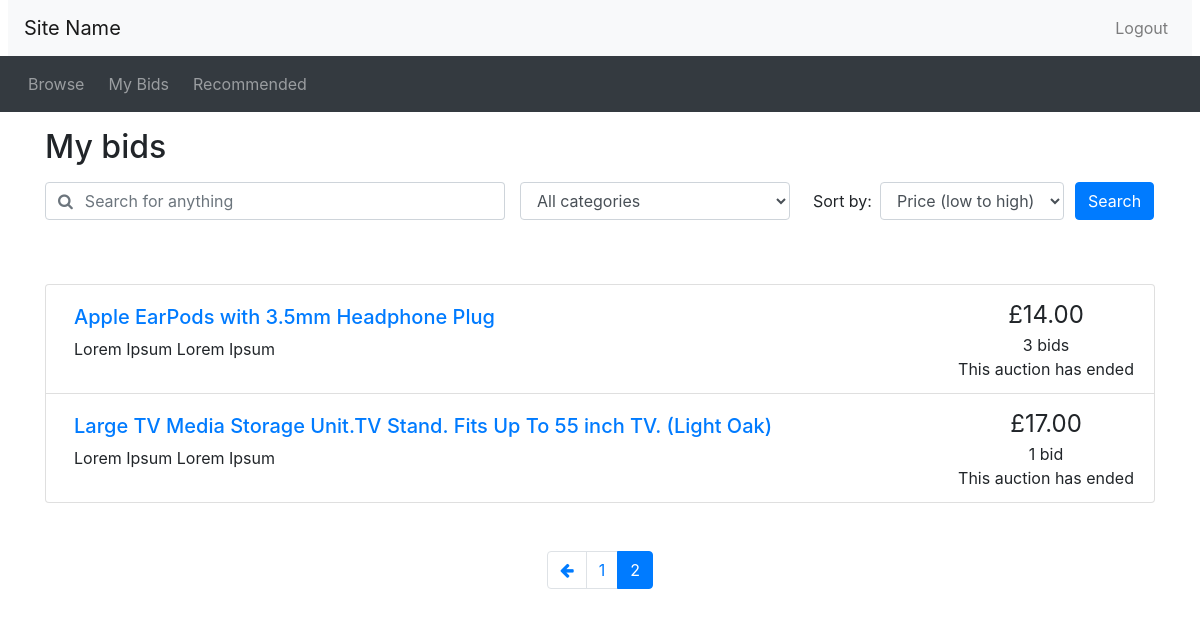
/mybids.php?page=2 (signed in), run on the app's committed database.
### tables this page shows
CREATE TABLE IF NOT EXISTS `listings` (
  `listing_id` int(11) NOT NULL AUTO_INCREMENT,
  `seller_id` int(11) DEFAULT NULL,
  `posttime` datetime NOT NULL,
  `endtime` datetime DEFAULT NULL,
  `itemdescription` text,
  `item_title` text,
  `finished` bit(1) DEFAULT NULL,
  `category` text,
  `reserveprice` decimal(10,2) DEFAULT NULL,
  `startprice` decimal(10,2) DEFAULT NULL,
  PRIMARY KEY (`listing_id`),
  KEY `seller_id` (`seller_id`)
);

### mybids.php (the view, shortened to what this page needs)
<?php include_once("header.php")?>
<?php require("utilities.php")?>
<?php include 'opendb.php'?>
<div class="container">
<h2 class="my-3">My bids</h2>
<div id="searchSpecs">
<form method="get" action="mybids.php">
  <div class="row">
    <div class="col-md-5 pr-0">
      <div class="form-group">
	    <div class="input-group">
          <div class="input-group-prepend">
            <span class="input-group-text bg-transparent pr-0 text-muted">
              <i class="fa fa-search"></i>
            </span>
          </div>
          <input type="text" class="form-control border-left-0" name="keyword" id="keyword" placeholder="Search for anything">
        </div>
      </div>
    </div>
    <div class="col-md-3 pr-0">
      <div class="form-group">
        <select class="form-control" id="cat" name="cat" >
		<option selected value="all">All categories</option>
        </select>
      </div>
    </div>
    <div class="col-md-3 pr-0">
      <div class="form-inline">
        <label class="mx-2" for="order_by">Sort by:</label>
        <select class="form-control" id="order_by" name="order_by">
          <option selected value="pricelow">Price (low to high)</option>
        </select>
      </div>
    </div>
    <div class="col-md-1 px-0">
      <button type="submit" class="btn btn-primary">Search</button>
    </div>
  </div>
</form>
</div>
</div>
<?php
if (isset($_SESSION['account_type']) && $_SESSION['account_type'] == 'buyer')
{
$buyer_userid = $_SESSION['buyer_id'];
  $results_per_page = 5;
	if (!isset($_GET['keyword']))
	{
		 $query = "SELECT listings.listing_id, listings.finished, listings.item_title, listings.itemdescription, MAX(bids.bidprice), listings.startprice, listings.endtime
FROM listings LEFT JOIN bids ON listings.listing_id=bids.listing_id WHERE item_title IS NOT NULL AND buyer_id = $buyer_userid";
	}
}
	if (!isset($_GET['cat']))
	{
		 $query .= " AND category IS NOT NULL";
	}
	if (!isset($_GET['order_by']))
	{
		$query_ordered = $query . " GROUP BY listings.listing_id ORDER BY (CASE
			WHEN listings.finished IS NULL THEN TIMEDIFF(listings.endtime,CURRENT_TIMESTAMP)
			ELSE ADDTIME((TIMEDIFF(CURRENT_TIMESTAMP, listings.endtime)),\"10000:0:0\")
			END) LIMIT $results_per_page";
	}
	$tmp = explode(" ",$query);
	$tmp[1] = "COUNT(DISTINCT listings.listing_id)";
	$tmp[2] = "";
	$tmp[3] = "";
	$tmp[4] = "";
	$tmp[5] = "";
	$tmp[6] = "";
	$tmp[7] = "FROM ";
	$num_query = implode(" ",$tmp);
	$num_result = mysqli_query($connection, $num_query)
			or die('Error making count query');
	$row = mysqli_fetch_array($num_result);
	$num_results = $row[0];
	if ($num_results < 1) {
		$max_page = 1;
	}
	else {
		$max_page = ceil($num_results / $results_per_page);
	}
	if (!isset($_GET['page']))
		{
		$curr_page = 1;
		}
	else
	{
		if ($_GET['page'] == 1)
		{
			$curr_page = 1;
		}
		else
		{
			$curr_page = $_GET['page'];
			$offset = ($curr_page*$results_per_page)-$results_per_page;
			$query_ordered .= " OFFSET $offset";
		}
	}
?>
<div class="container mt-5">
<ul class="list-group">
<?php
	$result = mysqli_query($connection, $query_ordered)
		or die('Error making select users query');
	while ($row = mysqli_fetch_array($result))
	{
		$count_bid_query = "SELECT COUNT(*) FROM bids WHERE listing_id = {$row['listing_id']}";
		$count_bid_result = mysqli_query($connection, $count_bid_query)
			or die('Error making top bid query');
		$bid_count = mysqli_fetch_array($count_bid_result);
		if ($bid_count[0] == 0) {
			print_listing_li($row['listing_id'], $row['item_title'], $row['itemdescription'], $row['startprice'], $bid_count[0], date_create($row['endtime']));
		}
		else {
			print_listing_li($row['listing_id'], $row['item_title'], $row['itemdescription'], $row['MAX(bids.bidprice)'], $bid_count[0], date_create($row['endtime']));
		}
	}
?>
</ul>
<nav aria-label="Search results pages" class="mt-5">
  <ul class="pagination justify-content-center">
<?php
  $querystring = "";
  $high_page_boost = max(3 - $curr_page, 0);
  $low_page_boost = max(2 - ($max_page - $curr_page), 0);
  $low_page = max(1, $curr_page - 2 - $low_page_boost);
  $high_page = min($max_page, $curr_page + 2 + $high_page_boost);
  if ($curr_page != 1) {
    echo('
    <li class="page-item">
      <a class="page-link" href="mybids.php?' . $querystring . 'page=' . ($curr_page - 1) . '" aria-label="Previous">
        <span aria-hidden="true"><i class="fa fa-arrow-left"></i></span>
        <span class="sr-only">Previous</span>
      </a>
    </li>');
  }
  for ($i = $low_page; $i <= $high_page; $i++) {
    if ($i == $curr_page) {
      echo('
    <li class="page-item active">');
    }
    else {
      echo('
    <li class="page-item">');
    }
    echo('
      <a class="page-link" href="mybids.php?' . $querystring . 'page=' . $i . '">' . $i . '</a>
    </li>');
  }
?>
  </ul>
</nav>
</div>
<?php include_once("footer.php")?>
<?php include_once("footer.php")?>

### utilities.php (shortened to what this page needs)
<?php
function print_listing_li($item_id, $title, $desc, $price, $num_bids, $end_time)
{
  if (strlen($desc) > 250) {
    $desc_shortened = substr($desc, 0, 250) . '...';
  }
  else {
    $desc_shortened = $desc;
  }
  if ($num_bids == 1) {
    $bid = ' bid';
  }
  else {
    $bid = ' bids';
  }
  $now = new DateTime();
  if ($now > $end_time) {
    $time_remaining = 'This auction has ended';
  }
  else {
    $time_to_end = date_diff($now, $end_time);
    $time_remaining = display_time_remaining($time_to_end) . ' remaining';
  }
  echo('
    <li class="list-group-item d-flex justify-content-between">
    <div class="p-2 mr-5"><h5><a href="listing.php?item_id=' . $item_id . '">' . $title . '</a></h5>' . $desc_shortened . '</div>
    <div class="text-center text-nowrap"><span style="font-size: 1.5em">£' . number_format($price, 2) . '</span><br/>' . $num_bids . $bid . '<br/>' . $time_remaining . '</div>
  </li>'
  );
}
?>

### data on the page
listings: item_title "Apple EarPods with 3.5mm Headphone Plug", itemdescription "Lorem Ipsum Lorem Ipsum", price "14.00", num_bids "3", bid "bids", time_remaining "This auction has ended"
listings: item_title "Large TV Media Storage Unit.TV Stand. Fits Up To 55 inch TV. (Light Oak)", itemdescription "Lorem Ipsum Lorem Ipsum", price "17.00", num_bids "1", bid "bid", time_remaining "This auction has ended"
